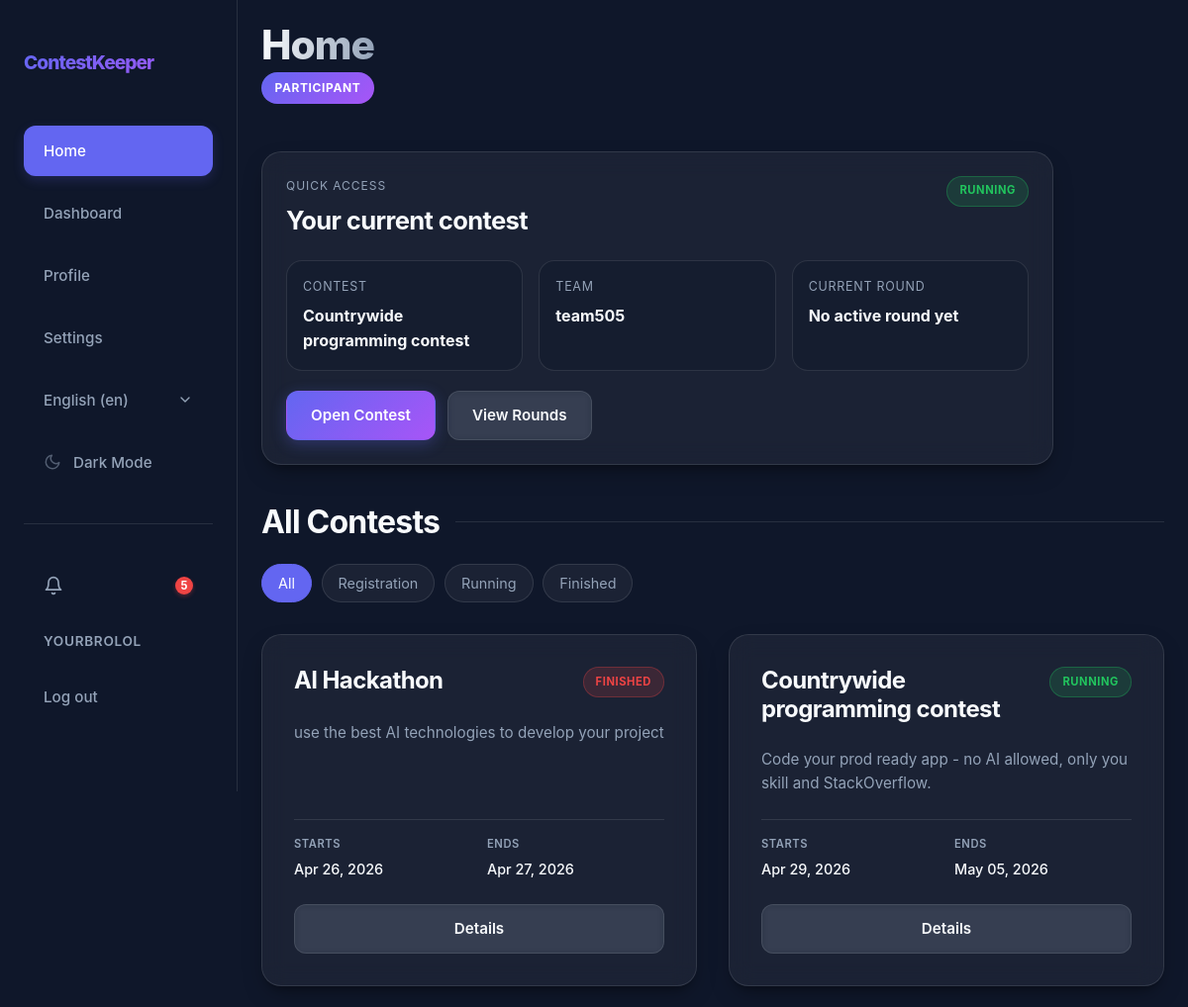
The page /en/ (signed in) on the database as committed earlier.
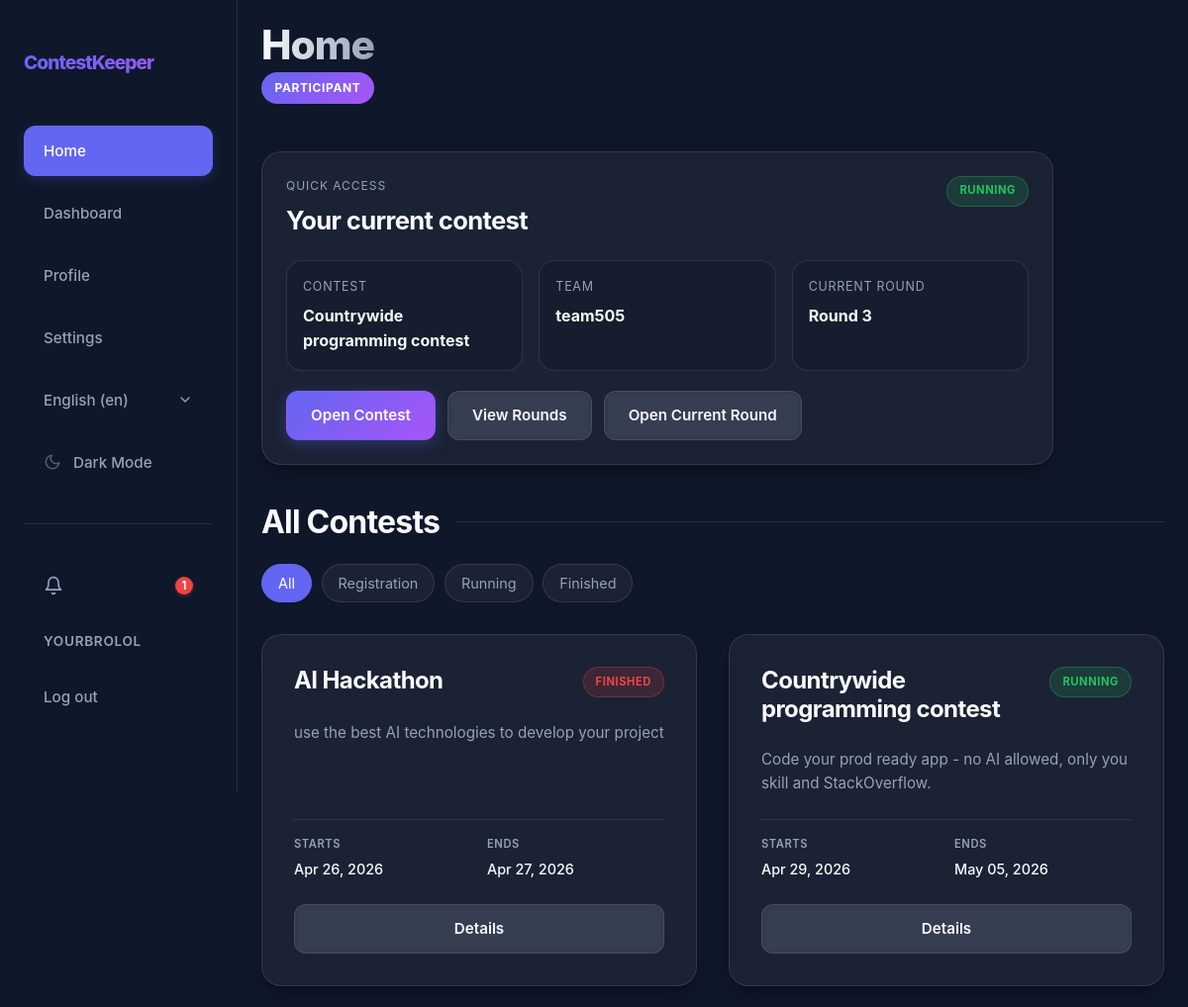
The same page on the database as committed later.
### app/models.py (models this page shows, shortened)
class Round(models.Model):
    class Status(models.TextChoices):
        DRAFT = "DRAFT", _("Draft")
        ACTIVE = "ACTIVE", _("Active")
        SUBMISSION_CLOSED = "SUBMISSION_CLOSED", _("Submission Closed")
        EVALUATED = "EVALUATED", _("Evaluated")
    contest = models.ForeignKey(Contest, on_delete=models.CASCADE, related_name="rounds", verbose_name=_("Contest"))
    title = models.CharField(_("Title"), max_length=200)
    description = models.TextField(_("Description"))
    tech_requirements = models.TextField(_("Technical Requirements"))
    must_have = models.JSONField(_("Must-Have Checklist"), default=list, help_text=_("List of required checklist items"))
    start_time = models.DateTimeField(_("Start Time"))
    deadline = models.DateTimeField(_("Deadline"))
    materials = models.JSONField(_("Materials"), default=list, blank=True, null=True, help_text=_("List of {label, url}"))
    status = models.CharField(_("Status"), max_length=20, choices=Status.choices, default=Status.DRAFT)
    order = models.PositiveIntegerField(_("Order"), default=0, help_text=_("Round number within contest"))
    created_by = models.ForeignKey(User, on_delete=models.SET_NULL, null=True, related_name="created_rounds")
    created_at = models.DateTimeField(auto_now_add=True)
    class Meta:
        ordering = ["contest", "order", "created_at"]
        unique_together = ("contest", "order")

### app/views/views_general.py (the view)
# urls.py: path("", views.HomeView.as_view(), name="home"),
class HomeView(RedirectToRegisterMixin, TemplateView):
    template_name = "app/core/index.html"
    def get_context_data(self, **kwargs):
        contests = Contest.objects.exclude(status=Contest.Status.DRAFT)
        status_filter = self.request.GET.get("status", "").upper()
        valid_statuses = {choice for choice, _ in Contest.Status.choices if choice != Contest.Status.DRAFT}
        if status_filter in valid_statuses:
            contests = contests.filter(status=status_filter)
        else:
            status_filter = ""
        user_contest = None
        user_team = None
        active_round = None
        user = self.request.user
        if user.is_authenticated and user.is_participant():
            contest_priority = [
                Contest.Status.RUNNING,
                Contest.Status.REGISTRATION,
                Contest.Status.FINISHED,
            ]
            for status in contest_priority:
                user_team = (
                    Team.objects.filter(participants=user, teams_in_contests__status=status)
                    .select_related("captain")
                    .prefetch_related("teams_in_contests")
                    .order_by("name")
                    .first()
                )
                if user_team:
                    user_contest = (
                        user_team.teams_in_contests.exclude(status=Contest.Status.DRAFT)
                        .filter(status=status)
                        .order_by("start_date")
                        .first()
                    )
                    if user_contest:
                        break
            if user_contest:
                active_round = (
                    user_contest.rounds.filter(status=Round.Status.ACTIVE)
                    .order_by("deadline", "order")
                    .first()
                )
        return super().get_context_data(
            contests=contests.order_by("start_date", "name"),
            status_filter=status_filter,
            status_choices=[choice for choice in Contest.Status.choices if choice[0] != Contest.Status.DRAFT],
            user_contest=user_contest,
            user_team=user_team,
            active_round=active_round,
            **kwargs,
        )

### app/context_processors.py (called while the page is built)
def notification_count(request):
    if request.user.is_authenticated:
        return {
            'unread_notification_count': request.user.notifications.filter(is_read=False).count()
        }
    return {'unread_notification_count': 0}

### app/models.py (called while the page is built)
    def is_participant(self):
        return self.role == self.Role.PARTICIPANT

### app/templates/app/core/index.html (shortened to what this page needs)
{% extends 'app/core/base.html' %}
{% load static i18n %}
{% block extra_css %}
<link rel="stylesheet" href="{% static 'css/core/index.css' %}">
<link rel="stylesheet" href="{% static 'css/core/home.css' %}">
{% endblock %}
{% block content %}
<header class="dashboard-header">
    <div class="header-left">
        <h1 id="h1">{% trans "Home" %}</h1>
        <span class="role-badge">{{ user.get_role_display }}</span>
    </div>
</header>
{% if user_contest %}
<section class="quick-access glass-panel">
    <div class="quick-access__header">
        <div>
            <p class="quick-access__eyebrow">{% trans "Quick Access" %}</p>
            <h2>{% trans "Your current contest" %}</h2>
        </div>
        <span class="status-indicator status-{{ user_contest.status|lower }}">{{ user_contest.get_status_display }}</span>
    </div>
    <div class="quick-access__grid">
        <div class="quick-access__item">
            <span class="label">{% trans "Contest" %}</span>
            <strong>{{ user_contest.name }}</strong>
        </div>
        <div class="quick-access__item">
            <span class="label">{% trans "Team" %}</span>
            <strong>{{ user_team.name }}</strong>
        </div>
        <div class="quick-access__item">
            <span class="label">{% trans "Current round" %}</span>
            <strong>{% if active_round %}{{ active_round.title }}{% else %}{% trans "No active round yet" %}{% endif %}</strong>
        </div>
    </div>
    <div class="quick-access__actions">
        <a href="{% url 'contest_detail' user_contest.pk %}" class="btn btn-primary">{% trans "Open Contest" %}</a>
        <a href="{% url 'contest_rounds_team' user_contest.pk %}" class="btn btn-secondary">{% trans "View Rounds" %}</a>
        {% if active_round %}
        <a href="{% url 'round_detail_team' user_contest.pk active_round.pk %}" class="btn btn-secondary">{% trans "Open Current Round" %}</a>
        {% endif %}
    </div>
</section>
{% endif %}
<section class="home-contests-section">
    <div class="home-section-header">
        <h2 class="section-title">{% trans "All Contests" %}</h2>
        <div class="filter-bar">
            <a href="{% url 'home' %}" class="filter-btn {% if not status_filter %}active{% endif %}">{% trans "All" %}</a>
            {% for value, label in status_choices %}
            <a href="{% url 'home' %}?status={{ value }}"
                class="filter-btn {% if status_filter == value %}active{% endif %}">{{ label }}</a>
            {% endfor %}
        </div>
    </div>
    <div class="contest-grid">
        {% for contest in contests %}
        <div class="contest-card">
            <div class="contest-card-header">
                <h3>{{ contest.name }}</h3>
                <span class="status-indicator status-{{ contest.status|lower }}">{{ contest.get_status_display }}</span>
            </div>
            <p class="contest-description">{{ contest.description }}</p>
            <div class="contest-details">
                <div class="detail-item">
                    <span class="label">{% trans "Starts" %}</span>
                    <span class="value">{{ contest.start_date|date:"M d, Y" }}</span>
                </div>
                <div class="detail-item">
                    <span class="label">{% trans "Ends" %}</span>
                    <span class="value">{{ contest.end_date|date:"M d, Y" }}</span>
                </div>
            </div>
            <div class="contest-actions">
                <a href="{% url 'contest_detail' contest.id %}" class="btn btn-secondary">{% trans "Details" %}</a>
            </div>
        </div>
        {% endfor %}
    </div>
</section>
{% endblock %}

### app/templates/app/core/nav.html (shortened to what this page needs)
{% load static i18n %}
<nav id="nav">
    <div class="nav-container">
        <a href="{% url 'home' %}" class="nav-logo">{% trans 'ContestKeeper' %}</a>
        <div class="nav-links">
            <button data-url="{% url 'home' %}" class="nav-link" id="homeBtn">{% trans "Home" %}</button>
            <button data-url="{% url 'dashboard' %}" class="nav-link" id="dashboardBtn">{% trans "Dashboard" %}</button>
            <button data-url="{% url 'profile' %}" class="nav-link" id="profileBtn">{% trans "Profile" %}</button>
            <button data-url="{% url 'settings' %}" class="nav-link" id="settingsBtn">{% trans "Settings" %}</button>
            <div class="nav-lang-switcher">
                <form action="{% url 'set_language' %}" method="post" class="form-001">
                    <select name="language" onchange="this.form.submit()" class="nav-lang-select" aria-label="{% trans 'Select language' %}">
                        {% get_current_language as LANGUAGE_CODE %}
                        {% get_available_languages as LANGUAGES %}
                        {% get_language_info_list for LANGUAGES as languages %}
                        {% for language in languages %}
                            <option value="{{ language.code }}"{% if language.code == LANGUAGE_CODE %} selected{% endif %}>
                                {{ language.name_local }} ({{ language.code }})
                            </option>
                        {% endfor %}
                    </select>
                </form>
            </div>
            <button id="themeToggle" class="nav-link" aria-label="{% trans 'Toggle theme' %}">
                <svg id="themeIcon" width="18" height="18" viewBox="0 0 24 24" fill="none" stroke="currentColor" stroke-width="2" stroke-linecap="round" stroke-linejoin="round" class="svg-001">
                    <path d="M21 12.79A9 9 0 1 1 11.21 3 7 7 0 0 0 21 12.79z"></path>
                </svg>
                <span id="themeText">{% if request.COOKIES.theme == 'light' %}{% trans "Light Mode" %}{% else %}{% trans "Dark Mode" %}{% endif %}</span>
            </button>
            <hr class="nav-auth-divider">
            {% if user.is_authenticated %}
            <button data-url="{% url 'notification_list' %}" class="nav-link notification-btn" id="notificationsBtn" aria-label="{% trans 'Notifications' %}">
                <svg width="20" height="20" viewBox="0 0 24 24" fill="none" stroke="currentColor" stroke-width="2" stroke-linecap="round" stroke-linejoin="round">
                    <path d="M18 8A6 6 0 0 0 6 8c0 7-3 9-3 9h18s-3-2-3-9"></path>
                    <path d="M13.73 21a2 2 0 0 1-3.46 0"></path>
                </svg>
                {% if unread_notification_count %}
                <span class="notification-badge">{{ unread_notification_count }}</span>
                {% endif %}
            </button>
            <span class="nav-user">{{ user.username }}</span>
            <form method="post" action="{% url 'logout' %}" class="nav-logout-form">
                <button type="submit" class="nav-link">{% trans "Log out" %}</button>
            </form>
            {% else %}
            <a href="{% url 'register' %}" class="nav-link">{% trans "Register" %}</a>
            <a href="{% url 'login' %}" class="nav-link">{% trans "Log in" %}</a>
            {% endif %}
        </div>
    </div>
</nav>

Rows that differ between the two databases and show on the page:
added Round: title "Round 3"
Other text that changed with them:
{{ unread_notification_count }}: "5" → "1"
text no longer shown: "No active round yet"
text now shown: "Open Current Round"
